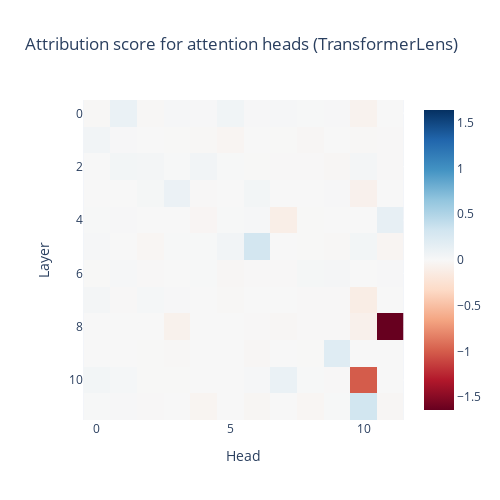

This figure's notebook cell:
### Code cell
px.imshow(attribution_score_tl.detach().numpy(), title="Attribution score for attention heads (TransformerLens)", labels={"x": "Head", "y": "Layer"}, width=500, height=500, color_continuous_midpoint=0.0, color_continuous_scale="RdBu")

### Figure 1 — Plotly figure (JSON) as saved in the notebook; plotly's stock layout.template omitted (floating-point values rounded to 4 significant figures; data arrays with more than 128 entries replaced by an {"elided": "..."} marker saying what was removed)
{"data": [{"coloraxis": "coloraxis", "hovertemplate": "Head: %{x}<br>Layer: %{y}<br>color: %{z}<extra></extra>", "name": "0", "type": "heatmap", "xaxis": "x", "yaxis": "y", "z": {"elided": "12x12 float values"}}], "layout": {"coloraxis": {"cmid": 0, "colorscale": [[0, "rgb(103,0,31)"], [0.1, "rgb(178,24,43)"], [0.2, "rgb(214,96,77)"], [0.3, "rgb(244,165,130)"], [0.4, "rgb(253,219,199)"], [0.5, "rgb(247,247,247)"], [0.6, "rgb(209,229,240)"], [0.7, "rgb(146,197,222)"], [0.8, "rgb(67,147,195)"], [0.9, "rgb(33,102,172)"], [1, "rgb(5,48,97)"]]}, "height": 500, "title": {"text": "Attribution score for attention heads (TransformerLens)"}, "width": 500, "xaxis": {"anchor": "y", "constrain": "domain", "domain": [0, 1], "scaleanchor": "y", "title": {"text": "Head"}}, "yaxis": {"anchor": "x", "autorange": "reversed", "constrain": "domain", "domain": [0, 1], "title": {"text": "Layer"}}}}
